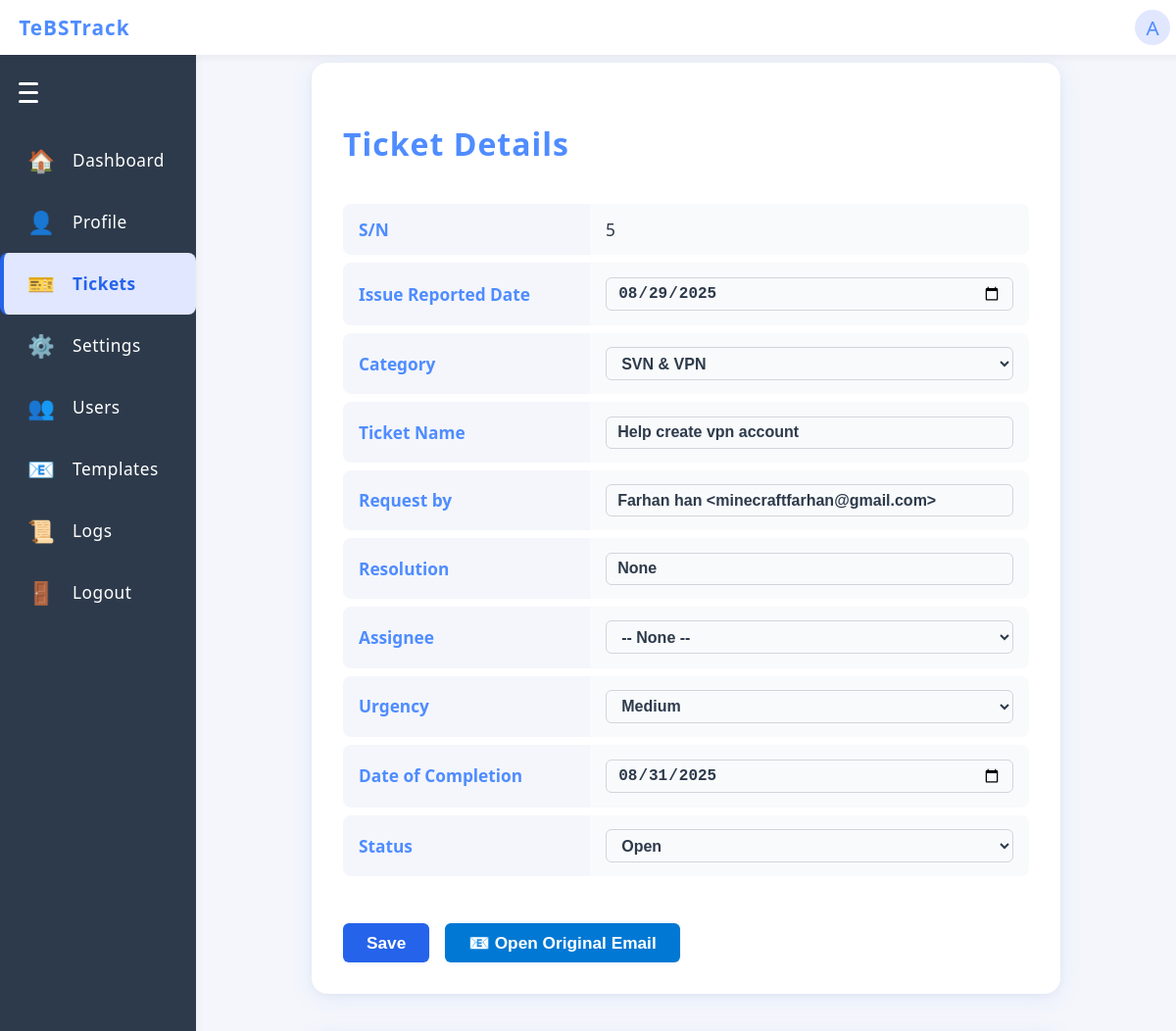
/viewticket/5 (signed in, upper part), run on an earlier commit of the app's database.
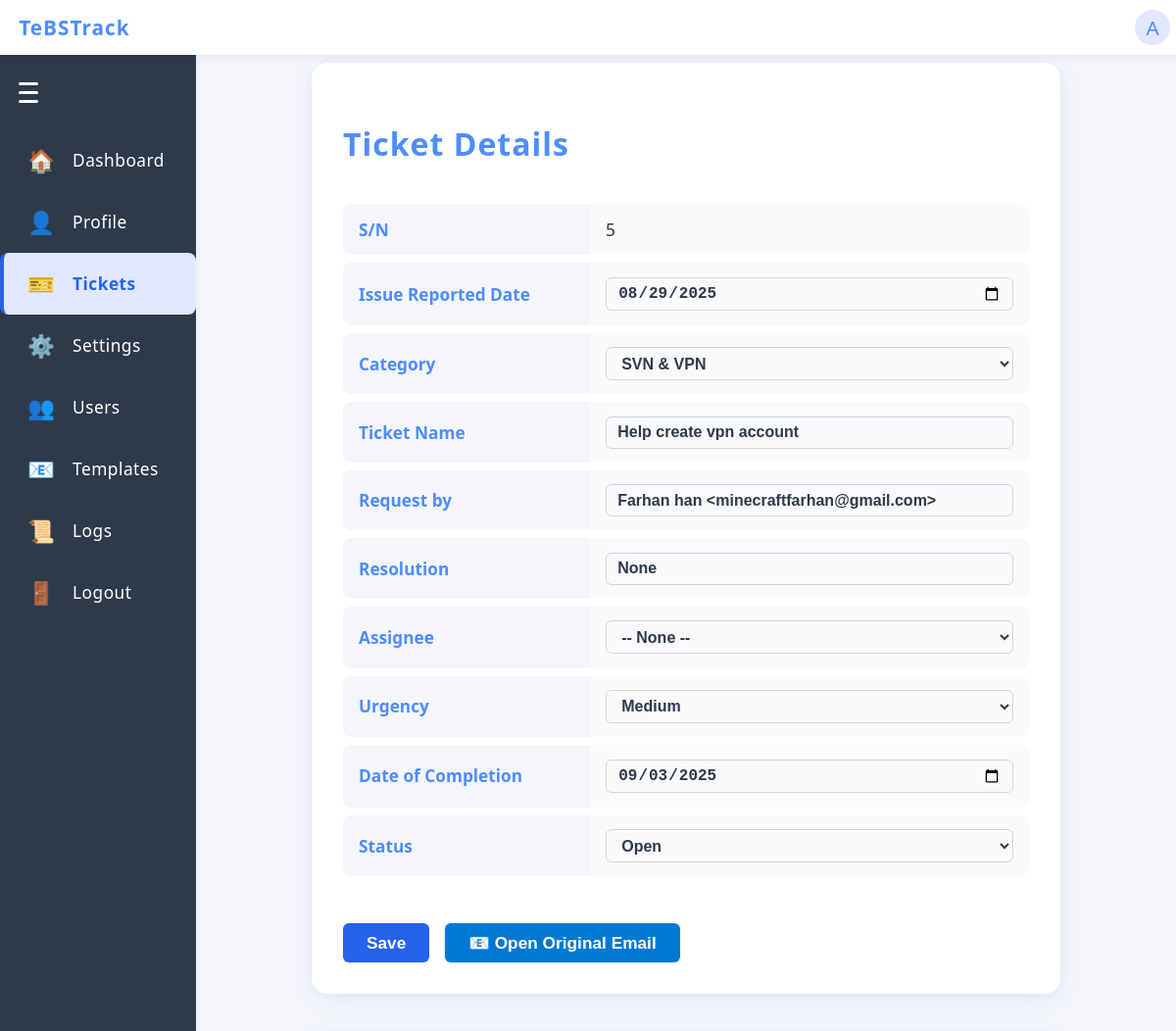
And on a later commit of the database.
### app/models.py (models this page shows)
class Ticket(db.Model):
    id = db.Column(db.Integer, primary_key=True)
    subject = db.Column(db.String(255), nullable=False)
    description = db.Column(db.Text, nullable=True)
    sender = db.Column(db.String(150), nullable=False)
    category = db.Column(db.String(100), nullable=True)
    urgency = db.Column(db.String(50), nullable=True)
    status = db.Column(db.String(50), nullable=False, default='Open')
    resolution = db.Column(db.String(255), nullable=True)
    created_at = db.Column(db.DateTime, server_default=db.func.now())
    updated_at = db.Column(db.DateTime, server_default=db.func.now(), onupdate=db.func.now())
    thread_id = db.Column(db.String(255), nullable=True)  # For email threading
    audit_log = db.Column(db.Text, nullable=True)  # JSON or text log
    assigned_to = db.Column(db.Integer, db.ForeignKey('user.id'), nullable=True)

class Category(db.Model):
    id = db.Column(db.Integer, primary_key=True)
    name = db.Column(db.String(64), unique=True, nullable=False)

### app/routes.py (the view)
@main.route('/viewticket/<int:ticket_id>')
@login_required
def view_ticket(ticket_id):
    ticket = Ticket.query.get_or_404(ticket_id)
    if current_user.role == 'infra':
        if ticket.assigned_to is not None and ticket.assigned_to != current_user.id:
            flash('You do not have permission to view this ticket.', 'error')
            return redirect(url_for('main.tickets'))
    all_categories = Category.query.order_by(Category.name).all()
    from .models import User, EmailMessage
    if current_user.role == 'admin':
        all_users = User.query.order_by(User.username).all()
    else:
        all_users = [current_user]
    thread_msgs = []
    import os
    GMAIL_USER = os.environ.get('GMAIL_USER', 'tebstrack@gmail.com').lower()
    from sqlalchemy import or_, and_
    if ticket.thread_id:
        all_msgs = EmailMessage.query.filter(
            EmailMessage.thread_id == ticket.thread_id
        ).order_by(EmailMessage.sent_at.desc()).all()
        msg_map = {m.message_id: m for m in all_msgs if m.message_id}
        root_msgs = [m for m in all_msgs if not m.in_reply_to or m.in_reply_to not in msg_map]
        thread_chain = []
        for root in root_msgs:
            chain = []
            current = root
            while current:
                chain.append(current)
                next_msg = None
                for m in all_msgs:
                    if m.in_reply_to and m.in_reply_to == current.message_id:
                        next_msg = m
                        break
                current = next_msg
            thread_chain.extend(chain)
        seen_ids = set()
        thread_msgs = []
        for m in sorted(thread_chain, key=lambda x: x.sent_at, reverse=True):
            if m.id not in seen_ids:
                thread_msgs.append(m)
                seen_ids.add(m.id)
    else:
        msg = EmailMessage.query.filter_by(ticket_id=ticket.id).first()
        if msg:
            thread_msgs = [msg]
    import re
    for msg in thread_msgs:
        try:
            import json
            msg.attachments = json.loads(msg.attachments) if msg.attachments else []
        except Exception:
            msg.attachments = []
        msg.is_self = (msg.sender or '').strip().lower() == GMAIL_USER
        if msg.body:
            msg.body = re.split(r'\n?On .+wrote:', msg.body)[0].strip()
    form = EditTicketForm(obj=ticket)
    return render_template('viewticket.html', ticket=ticket, all_categories=all_categories, all_users=all_users, thread_msgs=thread_msgs, GMAIL_USER=GMAIL_USER, form=form)

### app/routes.py
class EditTicketForm(FlaskForm):
    subject = StringField('Subject', validators=[DataRequired()])
    category = StringField('Category', validators=[DataRequired()])
    urgency = SelectField('Urgency', choices=[('Low','Low'),('Medium','Medium'),('High','High'),('Urgent','Urgent')], validators=[DataRequired()])
    status = SelectField('Status', choices=[('Open','Open'),('Closed','Closed')], validators=[DataRequired()])
    description = TextAreaField('Description', validators=[DataRequired()])
    assigned_to = IntegerField('Assignee', validators=[Optional()])
    resolution = StringField('Resolution', validators=[Optional()])
    sender = StringField('Request by', validators=[Optional()])
    created_at = StringField('Issue Reported Date', validators=[Optional()])  # Will parse as date
    updated_at = StringField('Date of Completion', validators=[Optional()])  # Will parse as date

### app/routes.py (called while the page is built)
@main.before_app_request
def require_login():
    allowed_routes = ['main.login', 'static']
    if not current_user.is_authenticated and request.endpoint not in allowed_routes:
        return redirect(url_for('main.login'))

### app/templates/viewticket.html (shortened to what the changed rows need)
{% extends 'base.html' %}
{% block content %}
<form method="post" action="{{ url_for('main.edit_ticket', ticket_id=ticket.id) }}" style="width:100%">
  <div style="max-width: 700px; margin: 40px auto; padding: 2.5rem 2rem 2rem 2rem; background: #fff; border-radius: 16px; box-shadow: 0 4px 24px rgba(79,140,255,0.10), 0 1.5px 8px rgba(0,0,0,0.04);">
    <h1 style="color: #4f8cff; font-size: 2rem; font-weight: 700; margin-bottom: 2rem; letter-spacing: 1px; text-align: left;">Ticket Details</h1>
    <table style="width: 100%; border-collapse: separate; border-spacing: 0 0.5rem; margin-bottom: 2.5rem;">
      <tr><th style="text-align: left; width: 220px; background: #f4f6fb; padding: 0.9rem 1rem; border-radius: 8px 0 0 8px; color: #4f8cff; font-weight: 600; font-size: 1.08rem;">S/N</th><td style="padding: 0.9rem 1rem; background: #f9fafb; border-radius: 0 8px 8px 0; font-size: 1.08rem; color: #2d3a4b;">{{ ticket.id }}</td></tr>
      <tr><th style="text-align: left; width: 220px; background: #f4f6fb; padding: 0.9rem 1rem; border-radius: 8px 0 0 8px; color: #4f8cff; font-weight: 600; font-size: 1.08rem;">Issue Reported Date</th><td style="padding : 0.9rem 1rem; background: #f9fafb; border-radius: 0 8px 8px 0; font-size: 1.08rem; color: #2d3a4b;"><input style="width: -webkit-fill-available;" type="date" name="created_at" value="{{ ticket.created_at.strftime('%Y-%m-%d') if ticket.created_at else '' }}" class="ticket-input" {% if current_user.role == 'infra' %}readonly{% endif %}></td></tr>
      <tr><th style="text-align: left; width: 220px; background: #f4f6fb; padding: 0.9rem 1rem; border-radius: 8px 0 0 8px; color: #4f8cff; font-weight: 600; font-size: 1.08rem;">Category</th><td style="padding: 0.9rem 1rem; background: #f9fafb; border-radius: 0 8px 8px 0; font-size: 1.08rem; color: #2d3a4b;"><select name="category" class="ticket-input">{% for cat in all_categories %}<option value="{{ cat.name }}" {% if cat.name == ticket.category %}selected{% endif %}>{{ cat.name }}</option>{% endfor %}</select></td></tr>
      <tr><th style="text-align: left; width: 220px; background: #f4f6fb; padding: 0.9rem 1rem; border-radius: 8px 0 0 8px; color: #4f8cff; font-weight: 600; font-size: 1.08rem;">Ticket Name</th><td style="padding: 0.9rem 1rem; background: #f9fafb; border-radius: 0 8px 8px 0; font-size: 1.08rem; color: #2d3a4b;"><input style="width: -webkit-fill-available;" type="text" name="subject" value="{{ ticket.subject }}" class="ticket-input"></td></tr>
      <tr><th style="text-align: left; width: 220px; background: #f4f6fb; padding: 0.9rem 1rem; border-radius: 8px 0 0 8px; color: #4f8cff; font-weight: 600; font-size: 1.08rem;">Request by</th><td style="padding: 0.9rem 1rem; background: #f9fafb; border-radius: 0 8px 8px 0; font-size: 1.08rem; color: #2d3a4b;"><input style="width: -webkit-fill-available;" type="text" name="sender" value="{{ ticket.sender }}" class="ticket-input" {% if current_user.role == 'infra' %}readonly{% endif %}></td></tr>
      <tr><th style="text-align: left; width: 220px; background: #f4f6fb; padding: 0.9rem 1rem; border-radius: 8px 0 0 8px; color: #4f8cff; font-weight: 600; font-size: 1.08rem;">Resolution</th><td style="padding: 0.9rem 1rem; background: #f9fafb; border-radius: 0 8px 8px 0; font-size: 1.08rem; color: #2d3a4b;"><input style="width: -webkit-fill-available;" type="text" name="resolution" value="{{ form.resolution.data if form.resolution.data is not none else ticket.resolution }}" class="ticket-input"></td></tr>
      <tr><th style="text-align: left; width: 220px; background: #f4f6fb; padding: 0.9rem 1rem; border-radius: 8px 0 0 8px; color: #4f8cff; font-weight: 600; font-size: 1.08rem;">Assignee</th></tr>
      <tr><th style="text-align: left; width: 220px; background: #f4f6fb; padding: 0.9rem 1rem; border-radius: 8px 0 0 8px; color: #4f8cff; font-weight: 600; font-size: 1.08rem;">Urgency</th><td style="padding: 0.9rem 1rem; background: #f9fafb; border-radius: 0 8px 8px 0; font-size: 1.08rem; color: #2d3a4b;"><select name="urgency" class="ticket-input"><option value="Medium" {% if ticket.urgency == 'Medium' %}selected{% endif %}>Medium</option></select></td></tr>
      <tr><th style="text-align: left; width: 220px; background: #f4f6fb; padding: 0.9rem 1rem; border-radius: 8px 0 0 8px; color: #4f8cff; font-weight: 600; font-size: 1.08rem;">Date of Completion</th><td style="padding: 0.9rem 1rem; background: #f9fafb; border-radius: 0 8px 8px 0; font-size: 1.08rem; color: #2d3a4b;"><input style="width: -webkit-fill-available;" type="date" name="updated_at" value="{{ ticket.updated_at.strftime('%Y-%m-%d') if ticket.updated_at else '' }}" class="ticket-input"></td></tr>
      <tr><th style="text-align: left; width: 220px; background: #f4f6fb; padding: 0.9rem 1rem; border-radius: 8px 0 0 8px; color: #4f8cff; font-weight: 600; font-size: 1.08rem;">Status</th><td style="padding: 0.9rem 1rem; background: #f9fafb; border-radius: 0 8px 8px 0; font-size: 1.08rem; color: #2d3a4b;"><select name="status" class="ticket-input"><option value="Open" {% if ticket.status == 'Open' %}selected{% endif %}>Open</option><option value="Closed" {% if ticket.status == 'Closed' %}selected{% endif %}>Closed</option></select></td></tr>
    </table>
  </div>
</form>
{% endblock %}

What changed in the data, as far as the page shows it:
changed Ticket "Help create vpn account": updated_at "08/31/2025" → "09/03/2025"
